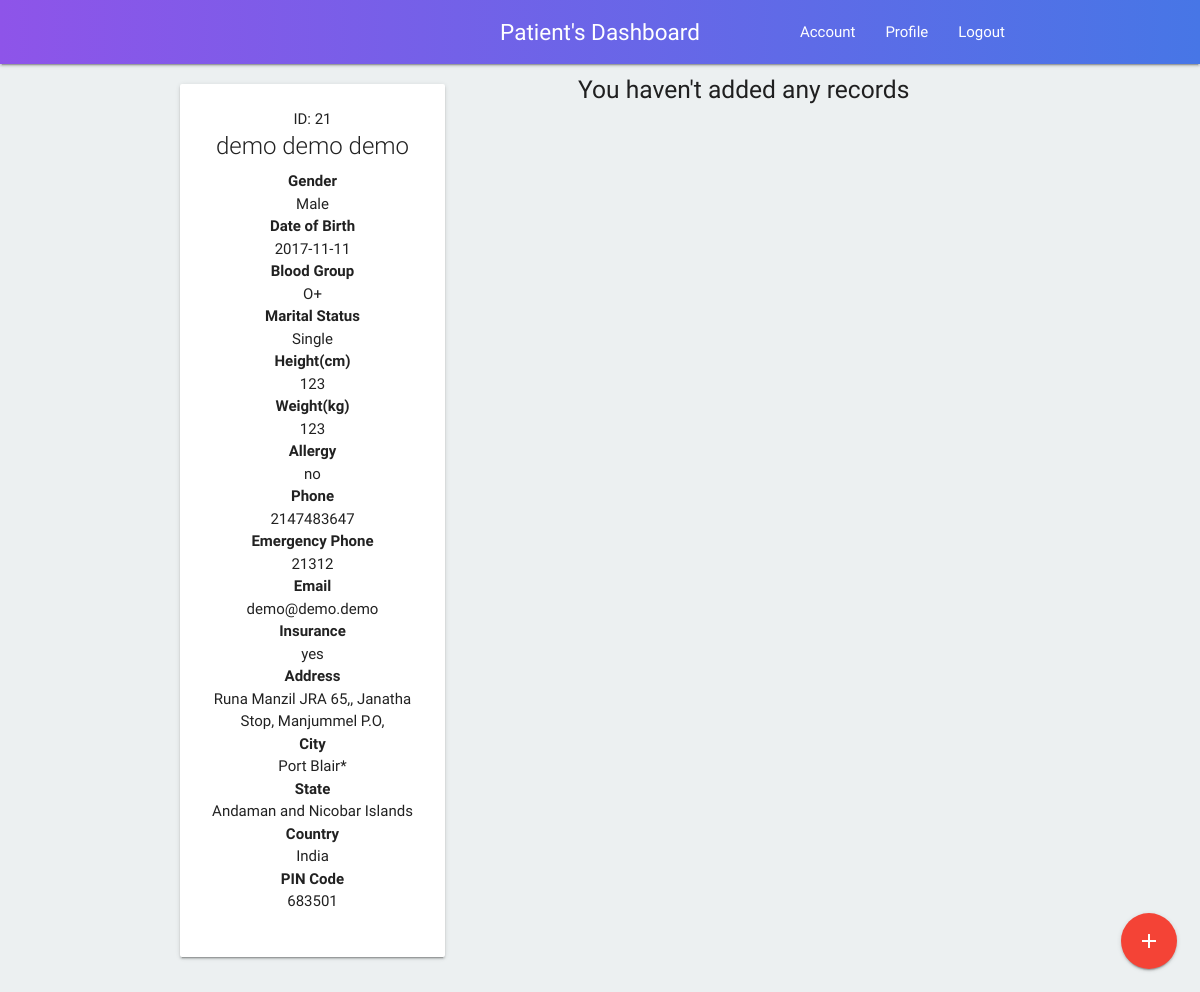
The app's page /pat_dash.php (signed in), older data.
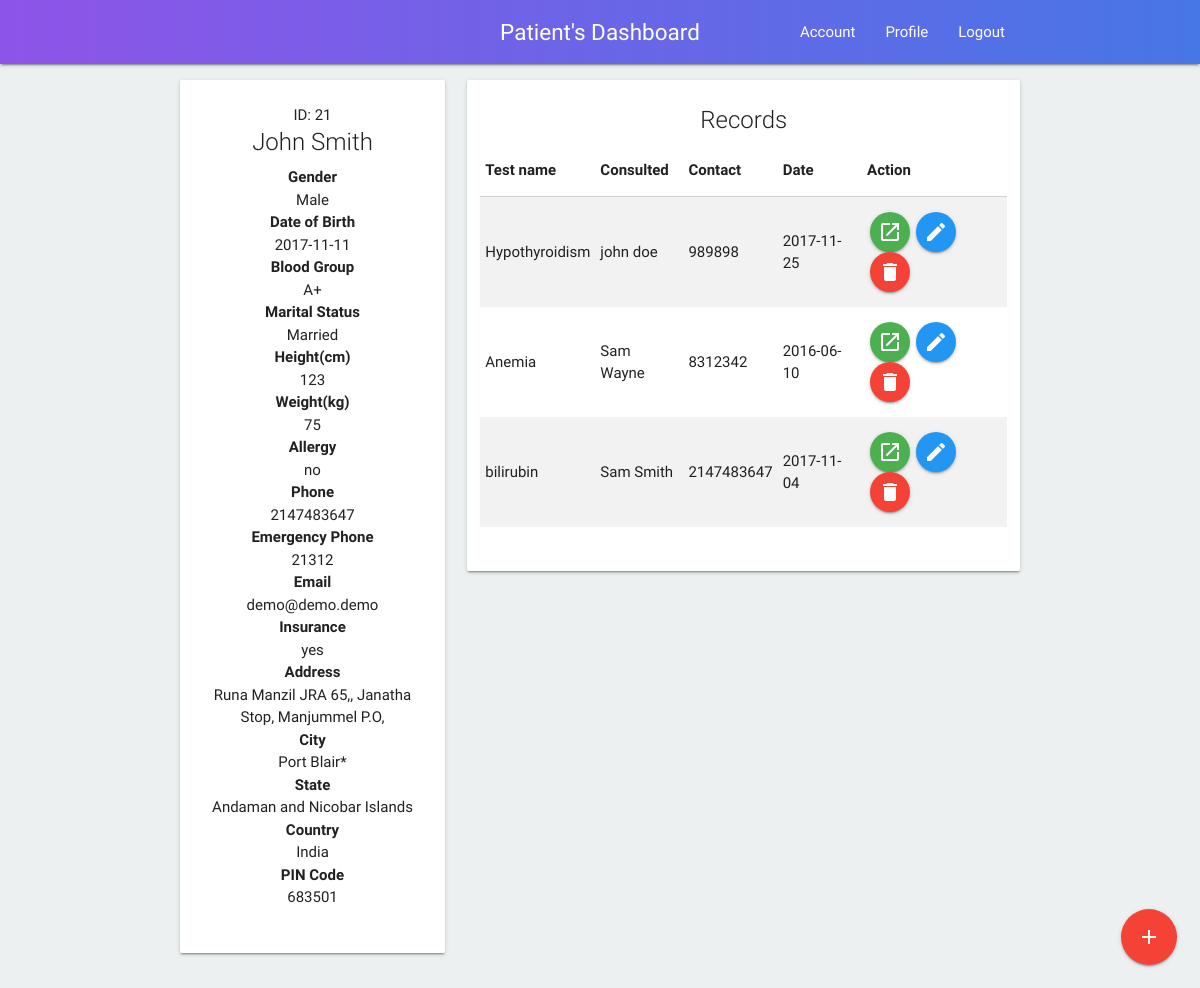
The same page, newer data.
### tables this page shows
CREATE TABLE `patient_record` (
  `r_id` int(255) NOT NULL,
  `p_id` int(255) NOT NULL,
  `first_name` varchar(200) NOT NULL,
  `middle_name` varchar(200) DEFAULT NULL,
  `last_name` varchar(200) NOT NULL,
  `gender` varchar(100) NOT NULL,
  `dob` varchar(100) NOT NULL,
  `blood_group` varchar(100) NOT NULL,
  `height` int(255) NOT NULL,
  `weight` int(255) NOT NULL,
  `allergy` varchar(400) NOT NULL,
  `insurance` varchar(50) NOT NULL,
  `address` varchar(500) NOT NULL,
  `city` varchar(200) NOT NULL,
  `state` varchar(200) NOT NULL,
  `nationality` varchar(200) NOT NULL,
  `pincode` int(20) NOT NULL,
  `marital_status` varchar(200) NOT NULL,
  `phone` int(20) NOT NULL,
  `email` varchar(200) NOT NULL,
  `emergency-contact` int(20) NOT NULL
);

CREATE TABLE `patient_health_record` (
  `r_id` int(255) NOT NULL,
  `p_id` int(255) NOT NULL,
  `testname` varchar(300) NOT NULL,
  `medical_report` varchar(10000) NOT NULL,
  `last_consulted_dr` varchar(1000) NOT NULL,
  `last_consulted_dr_phone` int(255) NOT NULL,
  `consulted_date` date NOT NULL
);

### pat_dash.php (the view, shortened to what the changed rows need)
<?php
include_once("config.php");
include_once("nav.php");
?>
    <div class="container">
        <div class="row" style="margin-top: 1%;">
            <?php
            $p_id = $_SESSION['id'];
            $res_profile = mysqli_query($mysqli, "SELECT * FROM `patient_record` WHERE `p_id` LIKE '" . $p_id . "'");
            $res_record = mysqli_query($mysqli, "SELECT * FROM `patient_health_record` WHERE `p_id` LIKE '" . $p_id . "'");
            $patient = mysqli_fetch_array($res_profile)
            ?>
            <?php
            if (mysqli_num_rows($res_profile) > 0) {
            ?>
            <div class="col m4">
                <div class="card hoverable" id="login">
                    <div class="card-content">
                        <p class="center">ID: <?php echo $patient['p_id']?></p>
                        <span class="card-title center-align"><?php echo $patient['first_name'] . " " . $patient['middle_name'] . " " . $patient['last_name']; ?></span>
                        <div class="row">
                            <div class="col s12">
                                <p class="center"><b>Gender</b></p>
                                <p class="center"><?php echo $patient['gender']; ?></p>
                            </div>
                            <div class="col s12">
                                <p class="center"><b>Date of Birth</b></p>
                                <p class="center"><?php echo $patient['dob']; ?></p>
                            </div>
                            <div class="col s12">
                                <p class="center"><b>Blood Group</b></p>
                                <p class="center"><?php echo $patient['blood_group']; ?></p>
                            </div>
                            <div class="col s12">
                                <p class="center"><b>Marital Status</b></p>
                                <p class="center"><?php echo $patient['marital_status']; ?></p>
                            </div>
                            <div class="col s12">
                                <p class="center"><b>Height(cm)</b></p>
                                <p class="center"><?php echo $patient['height']; ?></p>
                            </div>
                            <div class="col s12">
                                <p class="center"><b>Weight(kg)</b></p>
                                <p class="center"><?php echo $patient['weight']; ?></p>
                            </div>
                            <div class="col s12">
                                <p class="center"><b>Allergy</b></p>
                                <p class="center"><?php echo $patient['allergy']; ?></p>
                            </div>
                            <div class="col s12">
                                <p class="center"><b>Phone</b></p>
                                <p class="center"><?php echo $patient['phone']; ?></p>
                            </div>
                            <div class="col s12">
                                <p class="center"><b>Emergency Phone</b></p>
                                <p class="center"><?php echo $patient['emergency-contact']; ?></p>
                            </div>
                            <div class="col s12">
                                <p class="center"><b>Email</b></p>
                                <p class="center"><?php echo $patient['email']; ?></p>
                            </div>
                            <div class="col s12">
                                <p class="center"><b>Insurance</b></p>
                                <p class="center"><?php echo $patient['insurance']; ?></p>
                            </div>
                            <div class="col s12">
                                <p class="center"><b>Address</b></p>
                                <p class="center"><?php echo $patient['address']; ?></p>
                            </div>
                            <div class="col s12">
                                <p class="center"><b>City</b></p>
                                <p class="center"><?php echo $patient['city']; ?></p>
                            </div>
                            <div class="col s12">
                                <p class="center"><b>State</b></p>
                                <p class="center"><?php echo $patient['state']; ?></p>
                            </div>
                            <div class="col s12">
                                <p class="center"><b>Country</b></p>
                                <p class="center"><?php echo $patient['nationality']; ?></p>
                            </div>
                            <div class="col s12">
                                <p class="center"><b>PIN Code</b></p>
                                <p class="center"><?php echo $patient['pincode']; ?></p>
                            </div>
                        </div>
                    </div>
                </div>
            </div>
            <?php
            if (mysqli_num_rows($res_record) > 0) {
            ?>
            <div class="col m8">
                <div class="card hoverable" id="login">
                    <div class="card-content">
                        <span class="card-title center-align">Records</span>
                        <div class="row">
                            <table class="striped responsive-table">
                                <thead>
                                <tr>
                                    <th>Test name</th>
                                    <th>Consulted</th>
                                    <th>Contact</th>
                                    <th>Date</th>
                                    <th>Action</th>
                                </tr>
                                </thead>
                                <tbody>
                                <?php
                                $counter = 1;
                                while ($res = mysqli_fetch_array($res_record)) {
                                    echo "<tr>";
                                    echo "<td id=\"testname$counter\">" . $res['testname'] . "</td>";
                                    echo "<td id=\"drname$counter\">" . $res['last_consulted_dr'] . "</td>";
                                    echo "<td id=\"drphone$counter\">" . $res['last_consulted_dr_phone'] . "</td>";
                                    echo "<td id=\"drdate$counter\">" . $res['consulted_date'] . "</td>";
                                    echo "<td><a id=\"report$counter\" style=\"margin-left:3px;margin-right:3px;\" target=\"_blank\" class=\"btn-floating waves-effect waves-light btn green tooltipped\" data-position=\"top\" data-delay=\"50\" data-tooltip=\"view report\" href=\"$res[medical_report]\" ><i class=\"material-icons text-white\">open_in_new</i></a>";
                                    echo "<a style=\"margin-left:3px;margin-right:3px;\" class=\"btn-floating waves-effect waves-light btn blue tooltipped\" data-position=\"top\" data-delay=\"50\" data-tooltip=\"Edit\" href=\"#\" onClick=\"editRecord($counter)\"><i class=\"material-icons text-white\">edit</i></a>";
                                    echo "<a style=\"margin-left:3px;margin-right:3px;\" class=\"btn-floating waves-effect waves-light btn red tooltipped\" data-position=\"top\" data-delay=\"50\" data-tooltip=\"Delete\" href=\"delete.php?id=$res[r_id]\" onClick=\"return confirm('Are you sure you want to delete?')\"><i class=\"material-icons text-white\">delete</i></a>";
                                    echo "<input id=\"r_id$counter\" value=\"$res[r_id]\" hidden></td>";
                                    echo "</tr>";
                                    $counter++;
                                }
                                }
                                else {
                                    echo "<h5 class='center'>You haven't added any records</h5>";
                                }
                                ?>
                                </tbody>
                            </table>
                        </div>
                    </div>
                </div>
            </div>
        </div>
        <?php
        }
        else {
            ?>
            <div class="row">
                <h5 class="center">Sorry! patient not found.</h5>
            </div>
            <?php
        }
        ?>
    </div>
<?php
include_once("footer.php");
?>

Row changes from the older to the newer data that the page shows:
changed patient_record "Male": first_name "demo" → "John"; last_name "demo" → "Smith"; blood_group "O+" → "A+"; marital_status "Single" → "Married"; weight "123" → "75"; middle_name "demo" → (not shown)
added patient_health_record: testname "Hypothyroidism", last_consulted_dr "john doe", last_consulted_dr_phone "989898", consulted_date "2017-11-25"
added patient_health_record: testname "Anemia", last_consulted_dr "Sam Wayne", last_consulted_dr_phone "8312342", consulted_date "2016-06-10"
added patient_health_record: testname "bilirubin", last_consulted_dr "Sam Smith", last_consulted_dr_phone "2147483647", consulted_date "2017-11-04"
Text that changed along with them:
text no longer shown: "You haven't added any records"
text now shown: "Records Test name Consulted Contact Date Action"
